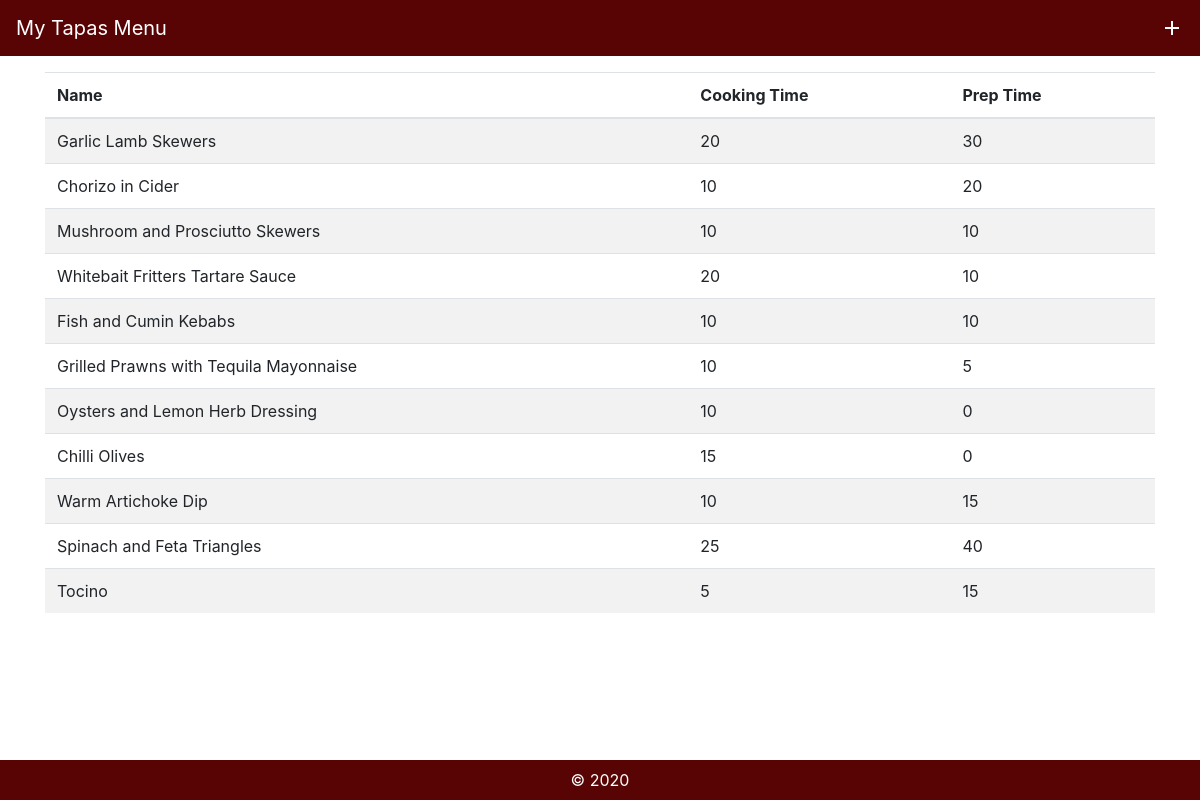
Page /basic_list on the committed database.
### tapasapp/models.py (models this page shows, shortened)
class Dish(models.Model):
    name = models.CharField(max_length=300)
    prep_time = models.IntegerField()
    cook_time = models.IntegerField()
    objects = models.Manager()

### tapasapp/views.py (the view)
# urls.py: path('basic_list', views.view_basic_list, name='view_basic_list'),
def view_basic_list(request):
    dish_objects = Dish.objects.all()
    return render(request, 'tapasapp/basic_list.html', {'dishes':dish_objects})

### tapasapp/templates/tapasapp/basic_list.html (shortened to what this page needs)
{% load static %}
<html>
    <head>
        <link rel="stylesheet" href="{% static '/bootstrap/css/bootstrap.css' %}">
        <link rel="stylesheet" href="{% static '/bootstrap/css/custom.css' %}">
    </head>
    <body>
        <nav class="navbar navbar-dark bg-custom mb-3 sticky-top" style="background-color: #590404;">
            <a class="navbar-brand mb-0" href="{% url 'view_menu' %}">My Tapas Menu</span> </a>
            <a href="" style="color:white"><i class="material-icons">add</i></a>
        </nav>
        <div class="container">
            <div class="row">
                <div class="col-12">
                    <table class="table table-striped">
                        <thead>
                            <th scope="col"> Name </th>
                            <th scope="col"> Cooking Time </th>
                            <th scope="col"> Prep Time </th>
                        </thead>
                        <tbody>
                            {% for d in dishes %}
                            <tr>
                                <td> {{ d.name }} </td>
                                <td> {{ d.prep_time }} </td>
                                <td> {{ d.cook_time }} </td>
                            </tr>
                            {% endfor %}
                        </tbody>
                    </table>
                </div>
            </div>
        </div>
        <footer class="footer bg-custom" style="background-color: #590404;">
            <div class="container">&copy; 2020</div>
        </footer>
    </body>
</html>

### rows in the picture
Dish: name "Garlic Lamb Skewers", prep_time "20", cook_time "30"
Dish: name "Chorizo in Cider", prep_time "10", cook_time "20"
Dish: name "Mushroom and Prosciutto Skewers", prep_time "10", cook_time "10"
Dish: name "Whitebait Fritters Tartare Sauce", prep_time "20", cook_time "10"
Dish: name "Fish and Cumin Kebabs", prep_time "10", cook_time "10"
Dish: name "Grilled Prawns with Tequila Mayonnaise", prep_time "10", cook_time "5"
Dish: name "Oysters and Lemon Herb Dressing", prep_time "10", cook_time "0"
Dish: name "Chilli Olives", prep_time "15", cook_time "0"
Dish: name "Warm Artichoke Dip", prep_time "10", cook_time "15"
Dish: name "Spinach and Feta Triangles", prep_time "25", cook_time "40"
Dish: name "Tocino", prep_time "5", cook_time "15"
